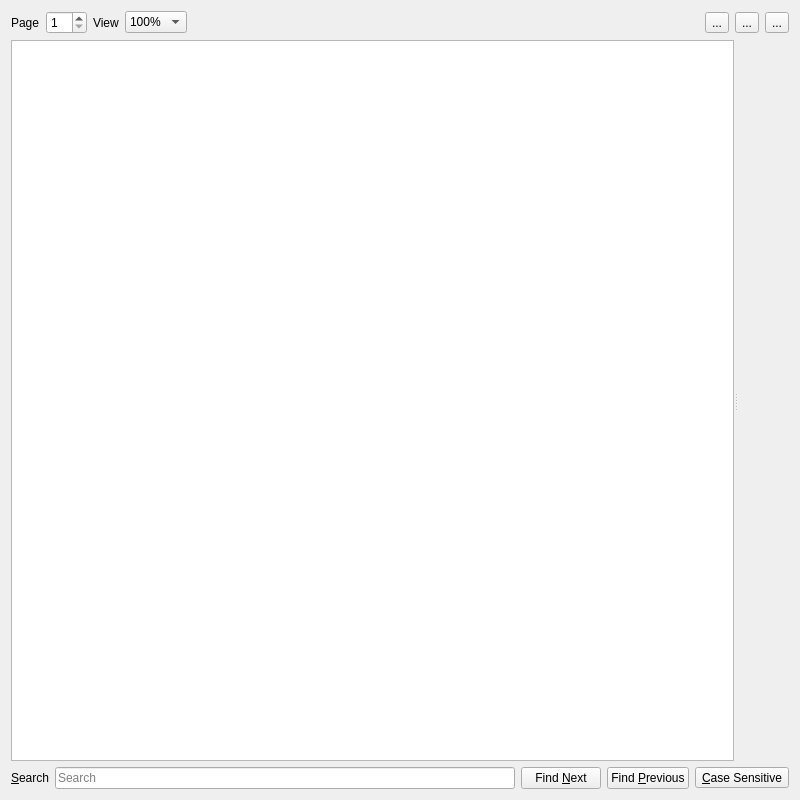
<?xml version="1.0" encoding="UTF-8"?>
<ui version="4.0">
 <class>porque_pdf_view</class>
 <widget class="QWidget" name="porque_pdf_view">
  <property name="geometry">
   <rect>
    <x>0</x>
    <y>0</y>
    <width>800</width>
    <height>800</height>
   </rect>
  </property>
  <property name="windowTitle">
   <string>Form</string>
  </property>
  <layout class="QVBoxLayout" name="verticalLayout">
   <item>
    <layout class="QHBoxLayout" name="horizontalLayout">
     <item>
      <widget class="QLabel" name="label_2">
       <property name="text">
        <string>Page</string>
       </property>
      </widget>
     </item>
     <item>
      <widget class="QSpinBox" name="page">
       <property name="minimum">
        <number>1</number>
       </property>
      </widget>
     </item>
     <item>
      <widget class="QLabel" name="label_3">
       <property name="text">
        <string>View</string>
       </property>
      </widget>
     </item>
     <item>
      <widget class="QComboBox" name="view_size">
       <property name="currentIndex">
        <number>4</number>
       </property>
       <property name="sizeAdjustPolicy">
        <enum>QComboBox::AdjustToContents</enum>
       </property>
       <item>
        <property name="text">
         <string>50%</string>
        </property>
       </item>
       <item>
        <property name="text">
         <string>75%</string>
        </property>
       </item>
       <item>
        <property name="text">
         <string>85%</string>
        </property>
       </item>
       <item>
        <property name="text">
         <string>95%</string>
        </property>
       </item>
       <item>
        <property name="text">
         <string>100%</string>
        </property>
       </item>
      </widget>
     </item>
     <item>
      <spacer name="horizontalSpacer">
       <property name="orientation">
        <enum>Qt::Horizontal</enum>
       </property>
       <property name="sizeHint" stdset="0">
        <size>
         <width>40</width>
         <height>20</height>
        </size>
       </property>
      </spacer>
     </item>
     <item>
      <widget class="QToolButton" name="next">
       <property name="text">
        <string>...</string>
       </property>
      </widget>
     </item>
     <item>
      <widget class="QToolButton" name="previous">
       <property name="text">
        <string>...</string>
       </property>
      </widget>
     </item>
     <item>
      <widget class="QToolButton" name="print">
       <property name="text">
        <string>...</string>
       </property>
      </widget>
     </item>
    </layout>
   </item>
   <item>
    <widget class="QSplitter" name="splitter">
     <property name="orientation">
      <enum>Qt::Horizontal</enum>
     </property>
     <property name="childrenCollapsible">
      <bool>false</bool>
     </property>
     <widget class="QListWidget" name="contents">
      <property name="font">
       <font>
        <weight>75</weight>
        <bold>true</bold>
       </font>
      </property>
      <property name="tabKeyNavigation">
       <bool>true</bool>
      </property>
      <property name="alternatingRowColors">
       <bool>true</bool>
      </property>
      <property name="selectionBehavior">
       <enum>QAbstractItemView::SelectRows</enum>
      </property>
      <property name="verticalScrollMode">
       <enum>QAbstractItemView::ScrollPerPixel</enum>
      </property>
      <property name="horizontalScrollMode">
       <enum>QAbstractItemView::ScrollPerPixel</enum>
      </property>
     </widget>
     <widget class="QFrame" name="frame">
      <layout class="QVBoxLayout" name="verticalLayout_3"/>
     </widget>
    </widget>
   </item>
   <item>
    <layout class="QHBoxLayout" name="horizontalLayout_4">
     <item>
      <widget class="QLabel" name="label">
       <property name="text">
        <string>&amp;Search</string>
       </property>
       <property name="buddy">
        <cstring>find</cstring>
       </property>
      </widget>
     </item>
     <item>
      <widget class="QLineEdit" name="find">
       <property name="placeholderText">
        <string>Search</string>
       </property>
       <property name="clearButtonEnabled">
        <bool>true</bool>
       </property>
      </widget>
     </item>
     <item>
      <widget class="QPushButton" name="find_next">
       <property name="text">
        <string>Find &amp;Next</string>
       </property>
      </widget>
     </item>
     <item>
      <widget class="QPushButton" name="find_previous">
       <property name="text">
        <string>Find &amp;Previous</string>
       </property>
      </widget>
     </item>
     <item>
      <widget class="QToolButton" name="case_sensitive">
       <property name="text">
        <string>&amp;Case Sensitive</string>
       </property>
       <property name="checkable">
        <bool>true</bool>
       </property>
      </widget>
     </item>
    </layout>
   </item>
  </layout>
 </widget>
 <tabstops>
  <tabstop>page</tabstop>
  <tabstop>view_size</tabstop>
  <tabstop>next</tabstop>
  <tabstop>previous</tabstop>
  <tabstop>print</tabstop>
  <tabstop>contents</tabstop>
  <tabstop>find</tabstop>
  <tabstop>find_next</tabstop>
  <tabstop>find_previous</tabstop>
  <tabstop>case_sensitive</tabstop>
 </tabstops>
 <resources/>
 <connections/>
</ui>
